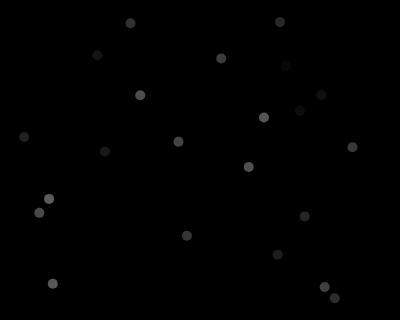
Frame 1 (no input)
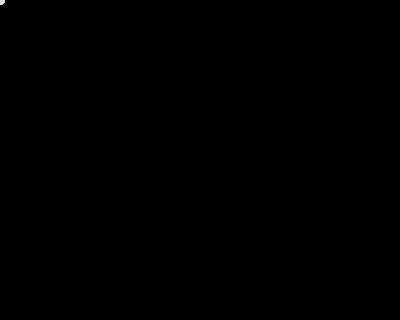
Frame 60 (no input)
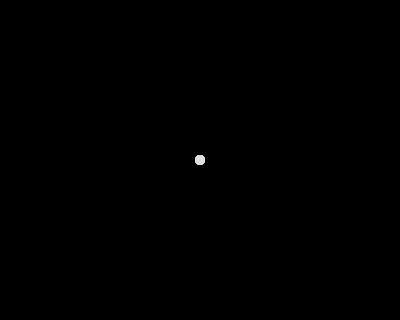
Frame 120 (the mouse pressed at the canvas centre since frame 60)

The p5.js sketch that drew these frames (run headless with seeded random() and noise() and a simulated clock; from frame 60 on, the mouse is pressed at the canvas centre):

// p5.js sketch
// ── sketch.js
var r;
var sparks;
var sparks_vel;
var sparks_acc;
var num = 60;
var x = [];
var y = [];

function setup() {
  createCanvas(400, 320);
  r = height * .45;
  sparks = 0;
  sparks_vel = 0;
  sparks_acc = .0001;
  noStroke();

  for (var i = 0; i < 22; i++) {
    x[i] = random(width);
    y[i] = random(height);
  }
}

function draw() {
background(0);
for (var i = num-3; i > 0; i--) {
x[i] = x[i-2];
y[i] = y[i-2];
  }
x[0] = mouseX;
y[0] = mouseY;
for (var i = 0; i < num; i++) {
  ellipseMode(CENTER);
  fill(i * 4);
  ellipse(x[i], y[i], 10, 10);
  sparks_vel += sparks_acc
  sparks_acc += sparks_vel;
}
}

function mouseReleased() {
  
}
